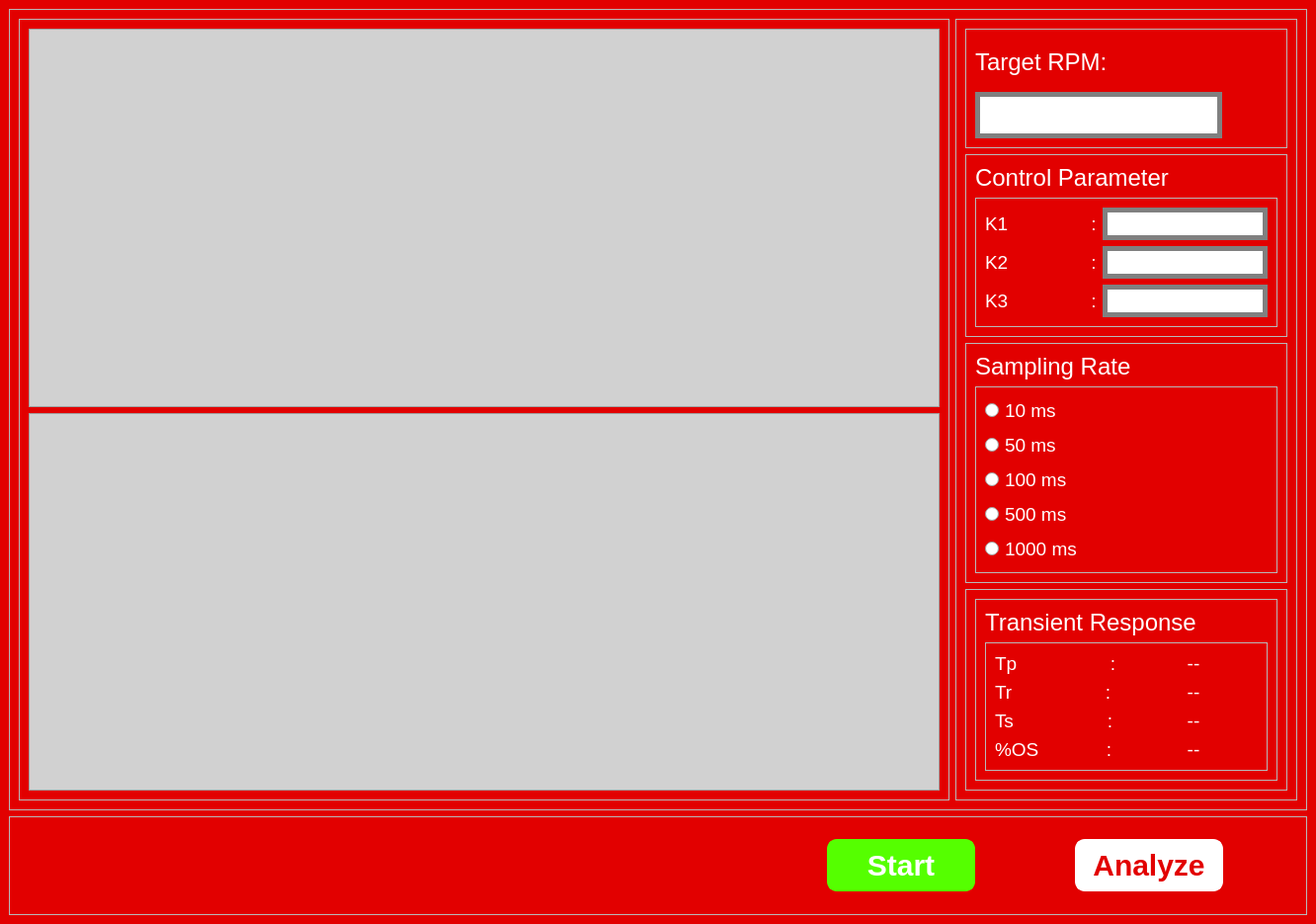
<?xml version="1.0" encoding="UTF-8"?>
<ui version="4.0">
 <class>MainWindow</class>
 <widget class="QMainWindow" name="MainWindow">
  <property name="geometry">
   <rect>
    <x>0</x>
    <y>0</y>
    <width>1332</width>
    <height>935</height>
   </rect>
  </property>
  <property name="windowTitle">
   <string>MainWindow</string>
  </property>
  <widget class="QWidget" name="centralwidget">
   <property name="styleSheet">
    <string notr="true">QWidget#centralwidget{
	background-color: rgb(226, 0, 0);
}</string>
   </property>
   <layout class="QVBoxLayout" name="verticalLayout">
    <item>
     <widget class="QFrame" name="frame_2">
      <property name="frameShape">
       <enum>QFrame::StyledPanel</enum>
      </property>
      <property name="frameShadow">
       <enum>QFrame::Raised</enum>
      </property>
      <layout class="QHBoxLayout" name="horizontalLayout">
       <item>
        <widget class="QFrame" name="frame_12">
         <property name="sizePolicy">
          <sizepolicy hsizetype="Expanding" vsizetype="Expanding">
           <horstretch>0</horstretch>
           <verstretch>0</verstretch>
          </sizepolicy>
         </property>
         <property name="styleSheet">
          <string notr="true"/>
         </property>
         <property name="frameShape">
          <enum>QFrame::StyledPanel</enum>
         </property>
         <property name="frameShadow">
          <enum>QFrame::Raised</enum>
         </property>
         <layout class="QVBoxLayout" name="verticalLayout_8">
          <item>
           <widget class="QFrame" name="clcgraph">
            <property name="styleSheet">
             <string notr="true">QWidget#clcgraph{
	background-color: rgb(209, 209, 209);
}</string>
            </property>
            <property name="frameShape">
             <enum>QFrame::StyledPanel</enum>
            </property>
            <property name="frameShadow">
             <enum>QFrame::Raised</enum>
            </property>
            <layout class="QGridLayout" name="gridLayout_3">
             <item row="1" column="1">
              <spacer name="verticalSpacer_2">
               <property name="orientation">
                <enum>Qt::Vertical</enum>
               </property>
               <property name="sizeType">
                <enum>QSizePolicy::Expanding</enum>
               </property>
               <property name="sizeHint" stdset="0">
                <size>
                 <width>20</width>
                 <height>40</height>
                </size>
               </property>
              </spacer>
             </item>
             <item row="0" column="1">
              <widget class="QPushButton" name="popup">
               <property name="sizePolicy">
                <sizepolicy hsizetype="Fixed" vsizetype="Fixed">
                 <horstretch>0</horstretch>
                 <verstretch>0</verstretch>
                </sizepolicy>
               </property>
               <property name="minimumSize">
                <size>
                 <width>50</width>
                 <height>50</height>
                </size>
               </property>
               <property name="styleSheet">
                <string notr="true">QPushButton {
    border-image: url(:/main/popupicon.png);
    border-radius: 8px;  /* Rounded corners */
}

QPushButton:hover {
    border-image: url(:/main/popupiconclk.png);
	background-color: rgb(255, 255, 0);
    border-radius: 8px;  /* Rounded corners */
}

QPushButton:pressed {
    border-image: url(:/main/popupiconclk.png);
	background-color: none;
    border-radius: 8px;  /* Rounded corners */
}</string>
               </property>
               <property name="text">
                <string/>
               </property>
              </widget>
             </item>
             <item row="0" column="0">
              <spacer name="horizontalSpacer_4">
               <property name="orientation">
                <enum>Qt::Horizontal</enum>
               </property>
               <property name="sizeHint" stdset="0">
                <size>
                 <width>40</width>
                 <height>20</height>
                </size>
               </property>
              </spacer>
             </item>
            </layout>
           </widget>
          </item>
          <item>
           <widget class="QFrame" name="controlgraph">
            <property name="styleSheet">
             <string notr="true">QWidget#controlgraph{
	background-color: rgb(209, 209, 209);
}</string>
            </property>
            <property name="frameShape">
             <enum>QFrame::StyledPanel</enum>
            </property>
            <property name="frameShadow">
             <enum>QFrame::Raised</enum>
            </property>
            <layout class="QGridLayout" name="gridLayout_5">
             <item row="0" column="0">
              <spacer name="horizontalSpacer_5">
               <property name="orientation">
                <enum>Qt::Horizontal</enum>
               </property>
               <property name="sizeHint" stdset="0">
                <size>
                 <width>846</width>
                 <height>20</height>
                </size>
               </property>
              </spacer>
             </item>
             <item row="1" column="1">
              <spacer name="verticalSpacer_4">
               <property name="orientation">
                <enum>Qt::Vertical</enum>
               </property>
               <property name="sizeType">
                <enum>QSizePolicy::Expanding</enum>
               </property>
               <property name="sizeHint" stdset="0">
                <size>
                 <width>20</width>
                 <height>303</height>
                </size>
               </property>
              </spacer>
             </item>
             <item row="0" column="1">
              <widget class="QPushButton" name="popup_2">
               <property name="sizePolicy">
                <sizepolicy hsizetype="Fixed" vsizetype="Fixed">
                 <horstretch>0</horstretch>
                 <verstretch>0</verstretch>
                </sizepolicy>
               </property>
               <property name="minimumSize">
                <size>
                 <width>50</width>
                 <height>50</height>
                </size>
               </property>
               <property name="styleSheet">
                <string notr="true">QPushButton {
    border-image: url(:/main/popupicon.png);
    border-radius: 8px;  /* Rounded corners */
}

QPushButton:hover {
    border-image: url(:/main/popupiconclk.png);
	background-color: rgb(255, 255, 0);
    border-radius: 8px;  /* Rounded corners */
}

QPushButton:pressed {
    border-image: url(:/main/popupiconclk.png);
	background-color: none;
    border-radius: 8px;  /* Rounded corners */
}</string>
               </property>
               <property name="text">
                <string/>
               </property>
              </widget>
             </item>
            </layout>
           </widget>
          </item>
         </layout>
        </widget>
       </item>
       <item>
        <widget class="QFrame" name="frame_3">
         <property name="frameShape">
          <enum>QFrame::StyledPanel</enum>
         </property>
         <property name="frameShadow">
          <enum>QFrame::Raised</enum>
         </property>
         <layout class="QVBoxLayout" name="verticalLayout_2">
          <item>
           <widget class="QFrame" name="frame">
            <property name="sizePolicy">
             <sizepolicy hsizetype="Preferred" vsizetype="Minimum">
              <horstretch>0</horstretch>
              <verstretch>0</verstretch>
             </sizepolicy>
            </property>
            <property name="frameShape">
             <enum>QFrame::StyledPanel</enum>
            </property>
            <property name="frameShadow">
             <enum>QFrame::Raised</enum>
            </property>
            <layout class="QVBoxLayout" name="verticalLayout_5">
             <item>
              <widget class="QLabel" name="label_5">
               <property name="styleSheet">
                <string notr="true">font-family: &quot;Iceland&quot;;
font-size: 18pt;
color: rgb(255, 255, 255);</string>
               </property>
               <property name="text">
                <string>Target RPM:</string>
               </property>
              </widget>
             </item>
             <item>
              <widget class="QLineEdit" name="targetRPM">
               <property name="sizePolicy">
                <sizepolicy hsizetype="Fixed" vsizetype="Preferred">
                 <horstretch>0</horstretch>
                 <verstretch>0</verstretch>
                </sizepolicy>
               </property>
               <property name="minimumSize">
                <size>
                 <width>250</width>
                 <height>0</height>
                </size>
               </property>
               <property name="styleSheet">
                <string notr="true">QLineEdit{
	background-color: rgb(255, 255, 255);
	font-size: 18px;
	border: 5px solid gray;
}</string>
               </property>
               <property name="alignment">
                <set>Qt::AlignRight|Qt::AlignTrailing|Qt::AlignVCenter</set>
               </property>
              </widget>
             </item>
            </layout>
           </widget>
          </item>
          <item>
           <widget class="QFrame" name="frame_5">
            <property name="frameShape">
             <enum>QFrame::StyledPanel</enum>
            </property>
            <property name="frameShadow">
             <enum>QFrame::Raised</enum>
            </property>
            <layout class="QVBoxLayout" name="verticalLayout_3">
             <item>
              <widget class="QLabel" name="label">
               <property name="styleSheet">
                <string notr="true">font-family: &quot;Iceland&quot;;
font-size: 18pt;
color: rgb(255, 255, 255);</string>
               </property>
               <property name="text">
                <string>Control Parameter</string>
               </property>
               <property name="wordWrap">
                <bool>true</bool>
               </property>
              </widget>
             </item>
             <item>
              <widget class="QFrame" name="frame_7">
               <property name="frameShape">
                <enum>QFrame::StyledPanel</enum>
               </property>
               <property name="frameShadow">
                <enum>QFrame::Raised</enum>
               </property>
               <layout class="QGridLayout" name="gridLayout">
                <item row="2" column="0">
                 <widget class="QLabel" name="label_4">
                  <property name="styleSheet">
                   <string notr="true">font-family: &quot;Iceland&quot;;
font-size: 14pt;
color: rgb(255, 255, 255);</string>
                  </property>
                  <property name="text">
                   <string>K3                :</string>
                  </property>
                 </widget>
                </item>
                <item row="0" column="0">
                 <widget class="QLabel" name="label_2">
                  <property name="sizePolicy">
                   <sizepolicy hsizetype="Preferred" vsizetype="Preferred">
                    <horstretch>0</horstretch>
                    <verstretch>0</verstretch>
                   </sizepolicy>
                  </property>
                  <property name="styleSheet">
                   <string notr="true">font-family: &quot;Iceland&quot;;
font-size: 14pt;
color: rgb(255, 255, 255);</string>
                  </property>
                  <property name="text">
                   <string>K1                :</string>
                  </property>
                 </widget>
                </item>
                <item row="1" column="0">
                 <widget class="QLabel" name="label_3">
                  <property name="sizePolicy">
                   <sizepolicy hsizetype="Preferred" vsizetype="Preferred">
                    <horstretch>0</horstretch>
                    <verstretch>0</verstretch>
                   </sizepolicy>
                  </property>
                  <property name="styleSheet">
                   <string notr="true">font-family: &quot;Iceland&quot;;
font-size: 14pt;
color: rgb(255, 255, 255);</string>
                  </property>
                  <property name="text">
                   <string>K2                :</string>
                  </property>
                 </widget>
                </item>
                <item row="0" column="1">
                 <widget class="QLineEdit" name="k1">
                  <property name="sizePolicy">
                   <sizepolicy hsizetype="Fixed" vsizetype="Fixed">
                    <horstretch>0</horstretch>
                    <verstretch>0</verstretch>
                   </sizepolicy>
                  </property>
                  <property name="styleSheet">
                   <string notr="true">QLineEdit{
	background-color: rgb(255, 255, 255);
	font-size: 18px;
	border: 5px solid gray;
}</string>
                  </property>
                  <property name="alignment">
                   <set>Qt::AlignRight|Qt::AlignTrailing|Qt::AlignVCenter</set>
                  </property>
                 </widget>
                </item>
                <item row="1" column="1">
                 <widget class="QLineEdit" name="k2">
                  <property name="sizePolicy">
                   <sizepolicy hsizetype="Fixed" vsizetype="Fixed">
                    <horstretch>0</horstretch>
                    <verstretch>0</verstretch>
                   </sizepolicy>
                  </property>
                  <property name="styleSheet">
                   <string notr="true">QLineEdit{
	background-color: rgb(255, 255, 255);
	font-size: 18px;
	border: 5px solid gray;
}</string>
                  </property>
                  <property name="alignment">
                   <set>Qt::AlignRight|Qt::AlignTrailing|Qt::AlignVCenter</set>
                  </property>
                 </widget>
                </item>
                <item row="2" column="1">
                 <widget class="QLineEdit" name="k3">
                  <property name="sizePolicy">
                   <sizepolicy hsizetype="Fixed" vsizetype="Fixed">
                    <horstretch>0</horstretch>
                    <verstretch>0</verstretch>
                   </sizepolicy>
                  </property>
                  <property name="styleSheet">
                   <string notr="true">QLineEdit{
	background-color: rgb(255, 255, 255);
	font-size: 18px;
	border: 5px solid gray;
}</string>
                  </property>
                  <property name="alignment">
                   <set>Qt::AlignRight|Qt::AlignTrailing|Qt::AlignVCenter</set>
                  </property>
                 </widget>
                </item>
               </layout>
              </widget>
             </item>
            </layout>
           </widget>
          </item>
          <item>
           <widget class="QFrame" name="frame_6">
            <property name="frameShape">
             <enum>QFrame::StyledPanel</enum>
            </property>
            <property name="frameShadow">
             <enum>QFrame::Raised</enum>
            </property>
            <layout class="QVBoxLayout" name="verticalLayout_4">
             <item>
              <widget class="QLabel" name="label_8">
               <property name="styleSheet">
                <string notr="true">font-family: &quot;Iceland&quot;;
font-size: 18pt;
color: rgb(255, 255, 255);</string>
               </property>
               <property name="text">
                <string>Sampling Rate</string>
               </property>
               <property name="wordWrap">
                <bool>true</bool>
               </property>
              </widget>
             </item>
             <item>
              <widget class="QFrame" name="frame_8">
               <property name="frameShape">
                <enum>QFrame::StyledPanel</enum>
               </property>
               <property name="frameShadow">
                <enum>QFrame::Raised</enum>
               </property>
               <layout class="QGridLayout" name="gridLayout_2">
                <item row="2" column="0">
                 <widget class="QRadioButton" name="_100ms">
                  <property name="styleSheet">
                   <string notr="true">font-family: &quot;Iceland&quot;;
font-size: 14pt;
color: rgb(255, 255, 255);</string>
                  </property>
                  <property name="text">
                   <string>100 ms</string>
                  </property>
                 </widget>
                </item>
                <item row="0" column="0">
                 <widget class="QRadioButton" name="_10ms">
                  <property name="styleSheet">
                   <string notr="true">font-family: &quot;Iceland&quot;;
font-size: 14pt;
color: rgb(255, 255, 255);</string>
                  </property>
                  <property name="text">
                   <string>10 ms</string>
                  </property>
                 </widget>
                </item>
                <item row="3" column="0">
                 <widget class="QRadioButton" name="_500ms">
                  <property name="styleSheet">
                   <string notr="true">font-family: &quot;Iceland&quot;;
font-size: 14pt;
color: rgb(255, 255, 255);</string>
                  </property>
                  <property name="text">
                   <string>500 ms</string>
                  </property>
                 </widget>
                </item>
                <item row="1" column="0">
                 <widget class="QRadioButton" name="_50ms">
                  <property name="styleSheet">
                   <string notr="true">font-family: &quot;Iceland&quot;;
font-size: 14pt;
color: rgb(255, 255, 255);</string>
                  </property>
                  <property name="text">
                   <string>50 ms</string>
                  </property>
                 </widget>
                </item>
                <item row="4" column="0">
                 <widget class="QRadioButton" name="_1000ms">
                  <property name="styleSheet">
                   <string notr="true">font-family: &quot;Iceland&quot;;
font-size: 14pt;
color: rgb(255, 255, 255);</string>
                  </property>
                  <property name="text">
                   <string>1000 ms</string>
                  </property>
                 </widget>
                </item>
               </layout>
              </widget>
             </item>
            </layout>
           </widget>
          </item>
          <item>
           <widget class="QFrame" name="frame_9">
            <property name="frameShape">
             <enum>QFrame::StyledPanel</enum>
            </property>
            <property name="frameShadow">
             <enum>QFrame::Raised</enum>
            </property>
            <layout class="QVBoxLayout" name="verticalLayout_7">
             <item>
              <widget class="QFrame" name="frame_10">
               <property name="frameShape">
                <enum>QFrame::StyledPanel</enum>
               </property>
               <property name="frameShadow">
                <enum>QFrame::Raised</enum>
               </property>
               <layout class="QVBoxLayout" name="verticalLayout_6">
                <item>
                 <widget class="QLabel" name="label_9">
                  <property name="styleSheet">
                   <string notr="true">font-family: &quot;Iceland&quot;;
font-size: 18pt;
color: rgb(255, 255, 255);</string>
                  </property>
                  <property name="text">
                   <string>Transient Response</string>
                  </property>
                  <property name="wordWrap">
                   <bool>true</bool>
                  </property>
                 </widget>
                </item>
                <item>
                 <widget class="QFrame" name="frame_11">
                  <property name="frameShape">
                   <enum>QFrame::StyledPanel</enum>
                  </property>
                  <property name="frameShadow">
                   <enum>QFrame::Raised</enum>
                  </property>
                  <layout class="QGridLayout" name="gridLayout_4">
                   <item row="3" column="1">
                    <widget class="QLabel" name="os">
                     <property name="styleSheet">
                      <string notr="true">font-family: &quot;Iceland&quot;;
font-size: 14pt;
color: rgb(255, 255, 255);</string>
                     </property>
                     <property name="text">
                      <string>--</string>
                     </property>
                     <property name="alignment">
                      <set>Qt::AlignCenter</set>
                     </property>
                    </widget>
                   </item>
                   <item row="2" column="1">
                    <widget class="QLabel" name="Ts">
                     <property name="styleSheet">
                      <string notr="true">font-family: &quot;Iceland&quot;;
font-size: 14pt;
color: rgb(255, 255, 255);</string>
                     </property>
                     <property name="text">
                      <string>--</string>
                     </property>
                     <property name="alignment">
                      <set>Qt::AlignCenter</set>
                     </property>
                    </widget>
                   </item>
                   <item row="3" column="0">
                    <widget class="QLabel" name="label_15">
                     <property name="styleSheet">
                      <string notr="true">font-family: &quot;Iceland&quot;;
font-size: 14pt;
color: rgb(255, 255, 255);</string>
                     </property>
                     <property name="text">
                      <string>%OS             :</string>
                     </property>
                    </widget>
                   </item>
                   <item row="1" column="1">
                    <widget class="QLabel" name="Tr">
                     <property name="styleSheet">
                      <string notr="true">font-family: &quot;Iceland&quot;;
font-size: 14pt;
color: rgb(255, 255, 255);</string>
                     </property>
                     <property name="text">
                      <string>--</string>
                     </property>
                     <property name="alignment">
                      <set>Qt::AlignCenter</set>
                     </property>
                    </widget>
                   </item>
                   <item row="1" column="0">
                    <widget class="QLabel" name="label_13">
                     <property name="styleSheet">
                      <string notr="true">font-family: &quot;Iceland&quot;;
font-size: 14pt;
color: rgb(255, 255, 255);</string>
                     </property>
                     <property name="text">
                      <string>Tr                  :</string>
                     </property>
                    </widget>
                   </item>
                   <item row="2" column="0">
                    <widget class="QLabel" name="label_10">
                     <property name="styleSheet">
                      <string notr="true">font-family: &quot;Iceland&quot;;
font-size: 14pt;
color: rgb(255, 255, 255);</string>
                     </property>
                     <property name="text">
                      <string>Ts                  :</string>
                     </property>
                    </widget>
                   </item>
                   <item row="0" column="0">
                    <widget class="QLabel" name="label_6">
                     <property name="styleSheet">
                      <string notr="true">font-family: &quot;Iceland&quot;;
font-size: 14pt;
color: rgb(255, 255, 255);</string>
                     </property>
                     <property name="text">
                      <string>Tp                  :</string>
                     </property>
                    </widget>
                   </item>
                   <item row="0" column="1">
                    <widget class="QLabel" name="Tp">
                     <property name="styleSheet">
                      <string notr="true">font-family: &quot;Iceland&quot;;
font-size: 14pt;
color: rgb(255, 255, 255);</string>
                     </property>
                     <property name="text">
                      <string>--</string>
                     </property>
                     <property name="alignment">
                      <set>Qt::AlignCenter</set>
                     </property>
                    </widget>
                   </item>
                  </layout>
                 </widget>
                </item>
               </layout>
              </widget>
             </item>
            </layout>
           </widget>
          </item>
         </layout>
        </widget>
       </item>
      </layout>
     </widget>
    </item>
    <item>
     <widget class="QFrame" name="frame_4">
      <property name="frameShape">
       <enum>QFrame::StyledPanel</enum>
      </property>
      <property name="frameShadow">
       <enum>QFrame::Raised</enum>
      </property>
      <layout class="QHBoxLayout" name="horizontalLayout_2">
       <item>
        <spacer name="horizontalSpacer">
         <property name="orientation">
          <enum>Qt::Horizontal</enum>
         </property>
         <property name="sizeHint" stdset="0">
          <size>
           <width>593</width>
           <height>20</height>
          </size>
         </property>
        </spacer>
       </item>
       <item>
        <widget class="QPushButton" name="start">
         <property name="minimumSize">
          <size>
           <width>150</width>
           <height>0</height>
          </size>
         </property>
         <property name="styleSheet">
          <string notr="true">QPushButton {
    background-color: rgb(85, 255, 0);   /* bright green */
    border: 2px solid rgb(85, 255, 0);
    border-radius: 10px;
    color: rgb(255, 255, 255);           /* white text */
    font-size: 30px;
    padding: 7px;
    font-family: &quot;SF Pro Display&quot;;
    font-weight: bold;
    font-style: normal;
}

/* Hover effect: yellow */
QPushButton:hover {
    border-color: rgb(255, 230, 50);
}

/* Pressed effect: darker shade */
QPushButton:pressed {
    background-color: rgb(50, 150, 0); /* darker green */
    border-color: rgb(50, 150, 0);
    color: rgb(255, 255, 255); /* keep white text */
}
</string>
         </property>
         <property name="text">
          <string>Start</string>
         </property>
        </widget>
       </item>
       <item>
        <spacer name="horizontalSpacer_2">
         <property name="orientation">
          <enum>Qt::Horizontal</enum>
         </property>
         <property name="sizeType">
          <enum>QSizePolicy::Fixed</enum>
         </property>
         <property name="sizeHint" stdset="0">
          <size>
           <width>75</width>
           <height>20</height>
          </size>
         </property>
        </spacer>
       </item>
       <item>
        <spacer name="verticalSpacer">
         <property name="orientation">
          <enum>Qt::Vertical</enum>
         </property>
         <property name="sizeType">
          <enum>QSizePolicy::Fixed</enum>
         </property>
         <property name="sizeHint" stdset="0">
          <size>
           <width>20</width>
           <height>80</height>
          </size>
         </property>
        </spacer>
       </item>
       <item>
        <widget class="QPushButton" name="analyze">
         <property name="minimumSize">
          <size>
           <width>150</width>
           <height>0</height>
          </size>
         </property>
         <property name="styleSheet">
          <string notr="true">QPushButton {
    background-color: rgb(255, 255, 255);   /* bright green */
    border: 2px solid rgb(255, 255, 255);
    border-radius: 10px;
    color: rgb(226, 0, 0);           /* white text */
    font-size: 30px;
    padding: 7px;
    font-family: &quot;SF Pro Display&quot;;
    font-weight: bold;
    font-style: normal;
}

/* Hover effect: yellow */
QPushButton:hover {
    border-color: rgb(255, 230, 50);
}

/* Pressed effect: darker shade */
QPushButton:pressed {
    background-color: rgb(50, 150, 0); /* darker green */
    border-color: rgb(50, 150, 0);
    color: rgb(255, 255, 255); /* keep white text */
}
</string>
         </property>
         <property name="text">
          <string>Analyze</string>
         </property>
        </widget>
       </item>
       <item>
        <spacer name="horizontalSpacer_3">
         <property name="orientation">
          <enum>Qt::Horizontal</enum>
         </property>
         <property name="sizeType">
          <enum>QSizePolicy::Fixed</enum>
         </property>
         <property name="sizeHint" stdset="0">
          <size>
           <width>75</width>
           <height>20</height>
          </size>
         </property>
        </spacer>
       </item>
      </layout>
     </widget>
    </item>
   </layout>
  </widget>
 </widget>
 <resources>
  <include location="../asset/resources.qrc"/>
 </resources>
 <connections/>
</ui>
